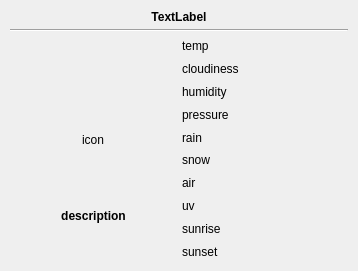
<?xml version="1.0" encoding="UTF-8"?>
<ui version="4.0">
 <class>CurrentWeatherWidget</class>
 <widget class="QWidget" name="CurrentWeatherWidget">
  <property name="geometry">
   <rect>
    <x>0</x>
    <y>0</y>
    <width>358</width>
    <height>271</height>
   </rect>
  </property>
  <property name="sizePolicy">
   <sizepolicy hsizetype="MinimumExpanding" vsizetype="MinimumExpanding">
    <horstretch>0</horstretch>
    <verstretch>0</verstretch>
   </sizepolicy>
  </property>
  <layout class="QHBoxLayout" name="horizontalLayout" stretch="0">
   <property name="spacing">
    <number>5</number>
   </property>
   <property name="sizeConstraint">
    <enum>QLayout::SetMinimumSize</enum>
   </property>
   <property name="leftMargin">
    <number>10</number>
   </property>
   <property name="topMargin">
    <number>10</number>
   </property>
   <property name="rightMargin">
    <number>10</number>
   </property>
   <property name="bottomMargin">
    <number>10</number>
   </property>
   <item>
    <layout class="QVBoxLayout" name="verticalLayout_3">
     <item>
      <widget class="QLabel" name="m_dateTime">
       <property name="font">
        <font>
         <weight>75</weight>
         <bold>true</bold>
        </font>
       </property>
       <property name="text">
        <string notr="true">TextLabel</string>
       </property>
       <property name="alignment">
        <set>Qt::AlignCenter</set>
       </property>
      </widget>
     </item>
     <item>
      <widget class="Line" name="line">
       <property name="orientation">
        <enum>Qt::Horizontal</enum>
       </property>
      </widget>
     </item>
     <item>
      <layout class="QHBoxLayout" name="horizontalLayout_2">
       <item>
        <layout class="QVBoxLayout" name="verticalLayout_2" stretch="0,0,0,0">
         <item>
          <spacer name="verticalSpacer">
           <property name="orientation">
            <enum>Qt::Vertical</enum>
           </property>
           <property name="sizeType">
            <enum>QSizePolicy::MinimumExpanding</enum>
           </property>
           <property name="sizeHint" stdset="0">
            <size>
             <width>5</width>
             <height>0</height>
            </size>
           </property>
          </spacer>
         </item>
         <item>
          <layout class="QHBoxLayout" name="horizontalLayout_3">
           <property name="spacing">
            <number>0</number>
           </property>
           <item>
            <widget class="QLabel" name="m_icon">
             <property name="minimumSize">
              <size>
               <width>128</width>
               <height>128</height>
              </size>
             </property>
             <property name="maximumSize">
              <size>
               <width>128</width>
               <height>128</height>
              </size>
             </property>
             <property name="text">
              <string notr="true">icon</string>
             </property>
             <property name="scaledContents">
              <bool>true</bool>
             </property>
             <property name="alignment">
              <set>Qt::AlignCenter</set>
             </property>
            </widget>
           </item>
          </layout>
         </item>
         <item>
          <widget class="QLabel" name="m_description">
           <property name="font">
            <font>
             <weight>75</weight>
             <bold>true</bold>
            </font>
           </property>
           <property name="text">
            <string notr="true">description</string>
           </property>
           <property name="scaledContents">
            <bool>true</bool>
           </property>
           <property name="alignment">
            <set>Qt::AlignCenter</set>
           </property>
           <property name="wordWrap">
            <bool>true</bool>
           </property>
          </widget>
         </item>
         <item>
          <spacer name="verticalSpacer_2">
           <property name="orientation">
            <enum>Qt::Vertical</enum>
           </property>
           <property name="sizeType">
            <enum>QSizePolicy::MinimumExpanding</enum>
           </property>
           <property name="sizeHint" stdset="0">
            <size>
             <width>5</width>
             <height>0</height>
            </size>
           </property>
          </spacer>
         </item>
        </layout>
       </item>
       <item>
        <layout class="QVBoxLayout" name="verticalLayout">
         <item>
          <widget class="QLabel" name="m_temperature">
           <property name="font">
            <font>
             <weight>50</weight>
             <bold>false</bold>
            </font>
           </property>
           <property name="text">
            <string notr="true">temp</string>
           </property>
          </widget>
         </item>
         <item>
          <widget class="QLabel" name="m_cloudiness">
           <property name="font">
            <font>
             <weight>50</weight>
             <bold>false</bold>
            </font>
           </property>
           <property name="text">
            <string notr="true">cloudiness</string>
           </property>
          </widget>
         </item>
         <item>
          <widget class="QLabel" name="m_humidity">
           <property name="font">
            <font>
             <weight>50</weight>
             <bold>false</bold>
            </font>
           </property>
           <property name="text">
            <string notr="true">humidity</string>
           </property>
          </widget>
         </item>
         <item>
          <widget class="QLabel" name="m_pressure">
           <property name="font">
            <font>
             <weight>50</weight>
             <bold>false</bold>
            </font>
           </property>
           <property name="text">
            <string notr="true">pressure</string>
           </property>
          </widget>
         </item>
         <item>
          <widget class="QLabel" name="m_rain">
           <property name="font">
            <font>
             <weight>50</weight>
             <bold>false</bold>
            </font>
           </property>
           <property name="text">
            <string notr="true">rain</string>
           </property>
          </widget>
         </item>
         <item>
          <widget class="QLabel" name="m_snow">
           <property name="font">
            <font>
             <weight>50</weight>
             <bold>false</bold>
            </font>
           </property>
           <property name="text">
            <string notr="true">snow</string>
           </property>
          </widget>
         </item>
         <item>
          <widget class="QLabel" name="m_air">
           <property name="text">
            <string notr="true">air</string>
           </property>
          </widget>
         </item>
         <item>
          <widget class="QLabel" name="m_uv">
           <property name="text">
            <string notr="true">uv</string>
           </property>
          </widget>
         </item>
         <item>
          <widget class="QLabel" name="m_sunrise">
           <property name="text">
            <string notr="true">sunrise</string>
           </property>
          </widget>
         </item>
         <item>
          <widget class="QLabel" name="m_sunset">
           <property name="text">
            <string notr="true">sunset</string>
           </property>
          </widget>
         </item>
        </layout>
       </item>
      </layout>
     </item>
    </layout>
   </item>
  </layout>
 </widget>
 <resources/>
 <connections/>
</ui>
